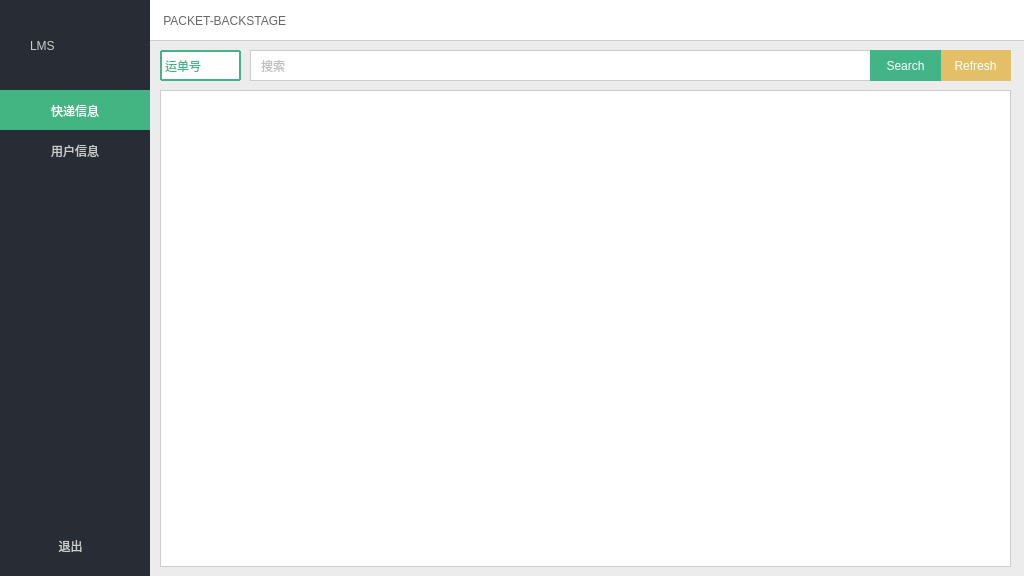
<?xml version="1.0" encoding="UTF-8"?>
<ui version="4.0">
 <class>BackStage</class>
 <widget class="QWidget" name="BackStage">
  <property name="geometry">
   <rect>
    <x>0</x>
    <y>0</y>
    <width>1024</width>
    <height>576</height>
   </rect>
  </property>
  <property name="windowTitle">
   <string>Form</string>
  </property>
  <property name="styleSheet">
   <string notr="true">background-color: rgb(255,255,255);</string>
  </property>
  <widget class="QWidget" name="nav_bar" native="true">
   <property name="geometry">
    <rect>
     <x>0</x>
     <y>0</y>
     <width>150</width>
     <height>581</height>
    </rect>
   </property>
   <property name="styleSheet">
    <string notr="true">background-color:rgb(40,44,53);
color:rgb(204,204,204);
border:none;
font: 600 11pt &quot;微软雅黑&quot;;</string>
   </property>
   <widget class="QPushButton" name="packet_page_select">
    <property name="geometry">
     <rect>
      <x>0</x>
      <y>90</y>
      <width>150</width>
      <height>41</height>
     </rect>
    </property>
    <property name="styleSheet">
     <string notr="true">background-color:rgb(66,181,130);
color:rgb(255,255,255);</string>
    </property>
    <property name="text">
     <string>快递信息</string>
    </property>
   </widget>
   <widget class="QPushButton" name="sign_out_click">
    <property name="geometry">
     <rect>
      <x>20</x>
      <y>530</y>
      <width>101</width>
      <height>31</height>
     </rect>
    </property>
    <property name="styleSheet">
     <string notr="true">background:none;
border:none;
font: 700 10pt &quot;微软雅黑&quot;;
color:rgb(204,204,204);</string>
    </property>
    <property name="text">
     <string>退出</string>
    </property>
   </widget>
   <widget class="QPushButton" name="user_page_select">
    <property name="geometry">
     <rect>
      <x>0</x>
      <y>130</y>
      <width>150</width>
      <height>41</height>
     </rect>
    </property>
    <property name="styleSheet">
     <string notr="true"/>
    </property>
    <property name="text">
     <string>用户信息</string>
    </property>
   </widget>
   <widget class="QLabel" name="label_4">
    <property name="geometry">
     <rect>
      <x>30</x>
      <y>30</y>
      <width>91</width>
      <height>31</height>
     </rect>
    </property>
    <property name="styleSheet">
     <string notr="true">font: 28pt &quot;优设标题黑&quot;;
color:rgb(204,204,204);</string>
    </property>
    <property name="text">
     <string>LMS</string>
    </property>
   </widget>
  </widget>
  <widget class="QStackedWidget" name="stackedWidget">
   <property name="geometry">
    <rect>
     <x>150</x>
     <y>0</y>
     <width>881</width>
     <height>581</height>
    </rect>
   </property>
   <property name="styleSheet">
    <string notr="true">background-color: rgb(236, 236, 236);</string>
   </property>
   <property name="currentIndex">
    <number>0</number>
   </property>
   <widget class="QWidget" name="page_packet">
    <widget class="QPushButton" name="packet_search_refresh">
     <property name="geometry">
      <rect>
       <x>790</x>
       <y>50</y>
       <width>71</width>
       <height>31</height>
      </rect>
     </property>
     <property name="styleSheet">
      <string notr="true">border:none;
background-color:rgb(227,192,104);
color: rgb(255, 255, 255);
font: 700 10pt &quot;微软雅黑&quot;;</string>
     </property>
     <property name="text">
      <string>Refresh</string>
     </property>
    </widget>
    <widget class="QComboBox" name="packet_search_choose">
     <property name="geometry">
      <rect>
       <x>10</x>
       <y>50</y>
       <width>81</width>
       <height>31</height>
      </rect>
     </property>
     <property name="styleSheet">
      <string notr="true">QComboBox{
	background-color:rgb(255,255,255);
	border:2px solid rgb(67,180,136);
	border-radius:1px;
	font: 600 10pt &quot;微软雅黑&quot;;
	color:rgb(67,180,136);
}

QComboBox::drop-down{
	border:none;
	font: 600 10pt &quot;微软雅黑&quot;;
	color:rgb(67,180,136);
}

</string>
     </property>
     <item>
      <property name="text">
       <string>运单号</string>
      </property>
     </item>
     <item>
      <property name="text">
       <string>收件人</string>
      </property>
     </item>
     <item>
      <property name="text">
       <string>收件时间</string>
      </property>
     </item>
     <item>
      <property name="text">
       <string>寄件时间</string>
      </property>
     </item>
     <item>
      <property name="text">
       <string>寄件人</string>
      </property>
     </item>
     <item>
      <property name="text">
       <string>运输中</string>
      </property>
     </item>
     <item>
      <property name="text">
       <string>已签收</string>
      </property>
     </item>
    </widget>
    <widget class="QLineEdit" name="packet_search_input">
     <property name="geometry">
      <rect>
       <x>100</x>
       <y>50</y>
       <width>621</width>
       <height>31</height>
      </rect>
     </property>
     <property name="styleSheet">
      <string notr="true">background-color:rgb(255,255,255);
border:1px solid rgb(204,204,204);
padding-left:8px;
font: 600 10pt &quot;微软雅黑&quot;;
color: rgb(127, 127, 127);</string>
     </property>
     <property name="placeholderText">
      <string>搜索</string>
     </property>
    </widget>
    <widget class="QTableWidget" name="packet_list">
     <property name="geometry">
      <rect>
       <x>10</x>
       <y>90</y>
       <width>851</width>
       <height>477</height>
      </rect>
     </property>
     <property name="styleSheet">
      <string notr="true">border:1px solid rgb(204,204,204);
background-color:rgb(255,255,255);</string>
     </property>
    </widget>
    <widget class="QPushButton" name="packet_search_click">
     <property name="geometry">
      <rect>
       <x>720</x>
       <y>50</y>
       <width>71</width>
       <height>31</height>
      </rect>
     </property>
     <property name="styleSheet">
      <string notr="true">border:none;
background-color:rgb(67,180,136);
color: rgb(255, 255, 255);
font: 700 10pt &quot;微软雅黑&quot;;</string>
     </property>
     <property name="text">
      <string>Search</string>
     </property>
    </widget>
    <widget class="QLabel" name="label_2">
     <property name="geometry">
      <rect>
       <x>0</x>
       <y>0</y>
       <width>881</width>
       <height>41</height>
      </rect>
     </property>
     <property name="styleSheet">
      <string notr="true">background-color: rgb(255, 255, 255);
border-bottom:1px solid rgb(204, 204, 204);
font: 700 10pt &quot;微软雅黑&quot;;
color: rgb(103, 103, 103);</string>
     </property>
     <property name="text">
      <string>    PACKET-BACKSTAGE</string>
     </property>
    </widget>
    <zorder>packet_search_refresh</zorder>
    <zorder>packet_search_input</zorder>
    <zorder>packet_list</zorder>
    <zorder>label_2</zorder>
    <zorder>packet_search_choose</zorder>
    <zorder>packet_search_click</zorder>
   </widget>
   <widget class="QWidget" name="page_user">
    <widget class="QTableWidget" name="user_list">
     <property name="geometry">
      <rect>
       <x>10</x>
       <y>90</y>
       <width>851</width>
       <height>477</height>
      </rect>
     </property>
     <property name="styleSheet">
      <string notr="true">border:1px solid rgb(204,204,204);
background-color:rgb(255,255,255);</string>
     </property>
    </widget>
    <widget class="QComboBox" name="user_search_choose">
     <property name="geometry">
      <rect>
       <x>10</x>
       <y>50</y>
       <width>71</width>
       <height>31</height>
      </rect>
     </property>
     <property name="styleSheet">
      <string notr="true">QComboBox{
	background-color:rgb(255,255,255);
	border:2px solid rgb(67,180,136);
	border-radius:1px;
	font: 600 10pt &quot;微软雅黑&quot;;
	color:rgb(67,180,136);
}

QComboBox::drop-down{
	border:none;
	font: 600 10pt &quot;微软雅黑&quot;;
	color:rgb(67,180,136);
}

</string>
     </property>
     <item>
      <property name="text">
       <string>用户名</string>
      </property>
     </item>
     <item>
      <property name="text">
       <string>姓名</string>
      </property>
     </item>
     <item>
      <property name="text">
       <string>电话</string>
      </property>
     </item>
     <item>
      <property name="text">
       <string>地址</string>
      </property>
     </item>
    </widget>
    <widget class="QLineEdit" name="user_search_input">
     <property name="geometry">
      <rect>
       <x>90</x>
       <y>50</y>
       <width>631</width>
       <height>31</height>
      </rect>
     </property>
     <property name="styleSheet">
      <string notr="true">background-color:rgb(255,255,255);
border:1px solid rgb(204,204,204);
padding-left:8px;
font: 600 10pt &quot;微软雅黑&quot;;
color: rgb(127, 127, 127);</string>
     </property>
     <property name="placeholderText">
      <string>搜索</string>
     </property>
    </widget>
    <widget class="QPushButton" name="user_search_click">
     <property name="geometry">
      <rect>
       <x>720</x>
       <y>50</y>
       <width>71</width>
       <height>31</height>
      </rect>
     </property>
     <property name="styleSheet">
      <string notr="true">border:none;
background-color:rgb(67,180,136);
color: rgb(255, 255, 255);
font: 700 10pt &quot;微软雅黑&quot;;</string>
     </property>
     <property name="text">
      <string>Search</string>
     </property>
    </widget>
    <widget class="QPushButton" name="user_search_refresh">
     <property name="geometry">
      <rect>
       <x>790</x>
       <y>50</y>
       <width>71</width>
       <height>31</height>
      </rect>
     </property>
     <property name="styleSheet">
      <string notr="true">border:none;
background-color:rgb(227,192,104);
color: rgb(255, 255, 255);
font: 700 10pt &quot;微软雅黑&quot;;</string>
     </property>
     <property name="text">
      <string>Refresh</string>
     </property>
    </widget>
    <widget class="QLabel" name="label_3">
     <property name="geometry">
      <rect>
       <x>0</x>
       <y>0</y>
       <width>881</width>
       <height>41</height>
      </rect>
     </property>
     <property name="styleSheet">
      <string notr="true">background-color: rgb(255, 255, 255);
border-bottom:1px solid rgb(204, 204, 204);
font: 700 10pt &quot;微软雅黑&quot;;
color: rgb(103, 103, 103);</string>
     </property>
     <property name="text">
      <string>    USER-BACKSTAGE</string>
     </property>
    </widget>
   </widget>
  </widget>
 </widget>
 <resources/>
 <connections/>
</ui>
